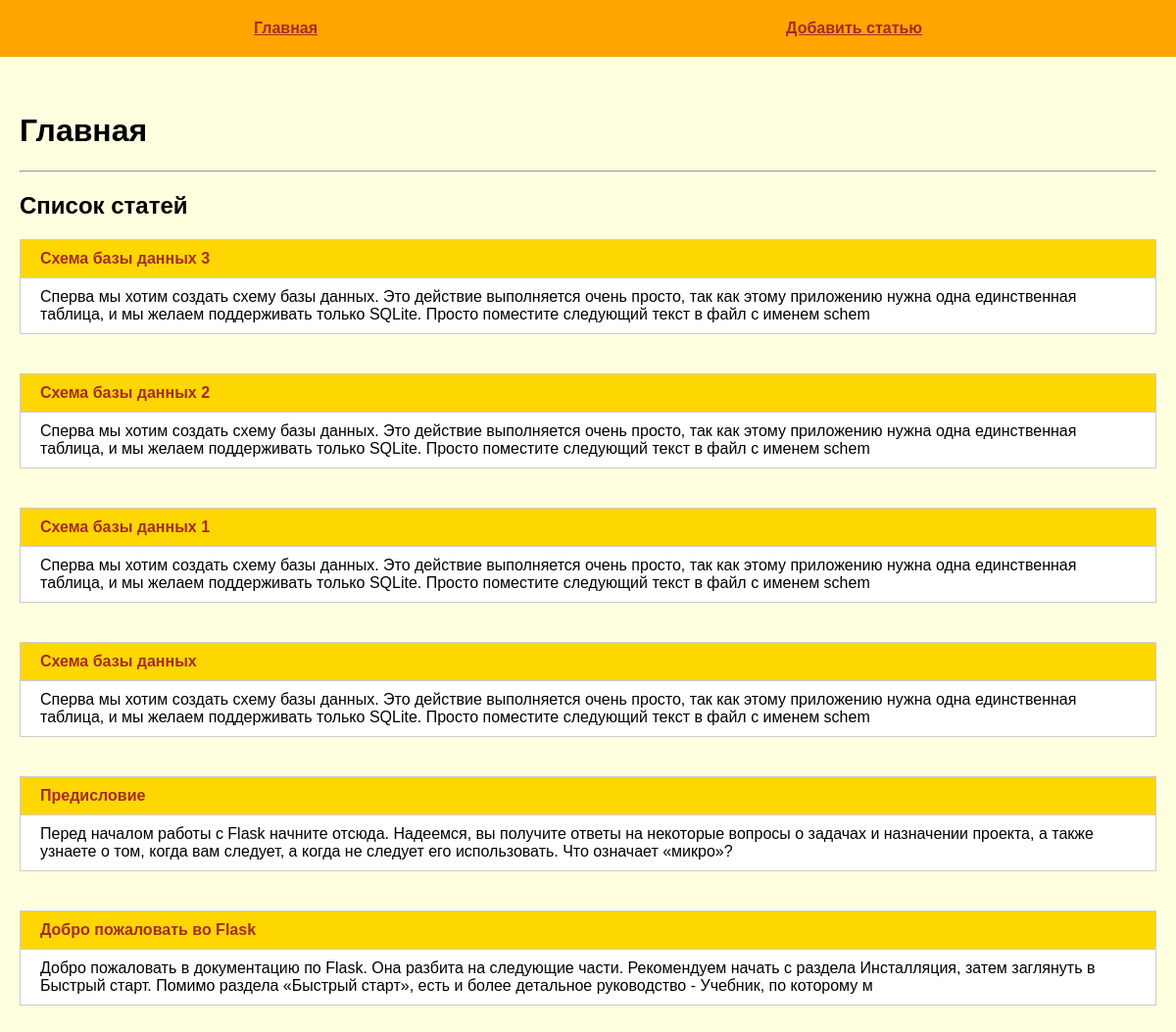
The page / on the database its author committed.
### tables this page shows
CREATE TABLE mainmenu(
    id INTEGER PRIMARY KEY AUTOINCREMENT,
    title TEXT NOT NULL,
    url TEXT NOT NULL
);

CREATE TABLE posts(
    id INTEGER PRIMARY KEY AUTOINCREMENT,
    title TEXT NOT NULL,
    text TEXT NOT NULL,
    url TEXT NOT NULL unique,
    time INTEGER NOT NULL
);

### flsite.py (the view)
@app.route("/")
def index():
    db = get_db()
    dbase = FDataBase(db)
    return render_template('index.html', title="Главная", menu=dbase.get_menu(), posts=dbase.get_posts_anonce())

### FDataBase.py (called while the page is built)
    def get_menu(self):
        sql = "SELECT * FROM mainmenu"
        try:
            self.__cur.execute(sql)
            res = self.__cur.fetchall()
            if res:
                return res
        except IOError:
            print("Ошибка чтения из БД")
        return []

    def get_posts_anonce(self):
        try:
            self.__cur.execute(f"SELECT id, title, text, url FROM posts ORDER BY time DESC")
            res = self.__cur.fetchall()
            if res:
                return res
        except sqlite3.Error as e:
            print("Ошибка получения статей из базы данных " + str(e))
        return []

### flsite.py (called while the page is built)
def connect_db():
    con = sqlite3.connect(app.config['DATABASE'])
    con.row_factory = sqlite3.Row
    return con

def get_db():
    if not hasattr(g, 'link_db'):
        g.link_db = connect_db()
    return g.link_db

### templates/index.html
{% extends 'base.html' %}
{% block content %}
{{ super() }}
<hr>
<h2>Список статей</h2>
<ul>
    {% for p in posts %}
    <li>
        <p class="title"><a href="{{ url_for('show_post', alias=p.url) }}">{{ p.title }}</a></p>
        <div class="annonce">{{ p.text[:240]|striptags }}</div>
    </li>
    {% endfor %}
</ul>
{% endblock %}

### templates/base.html (shortened to what this page needs)
<!DOCTYPE html>
<html lang="en">
<head>
    <link rel="stylesheet" href="{{ url_for('static', filename='css/style.css') }}">
</head>
<body>
{% block content %}
    {% block mainmenu %}
        <ul class="menu">
            {% for m in menu %}
            <li><a href="{{ m.url }}">{{ m.title }}</a></li>
            {% endfor %}
        </ul>
    {% endblock %}
<div class="content">
    {% if title %}
    <h1>{{ title }}</h1>
    {% else %}
    <h1>Про Flask</h1>
    {% endif %}
{% endblock %}
</div>
</body>
</html>

### static/css/style.css (style rules this page uses)
body { background: lightyellow; margin: 0; padding: 0; font-family: Verdana, Geneva, Tahoma, sans-serif; }
.menu { display: flex; justify-content: space-around; list-style: none; background: orange; padding: 20px; margin-top: 0; }
.content { max-width: 1200px; margin: 0 auto; padding: 20px; box-sizing: border-box; }
.menu a { font-weight: bold; color: brown; }
ul { list-style: none; padding: 0; }
p>a { text-decoration: none; padding: 0; }
li>div { padding: 10px 20px; }
li>p, li div { border: 1px solid #CCC; }
p.title { margin: 0; font-weight: bold; background: gold; }
p.title a { display: block; padding: 10px 20px; color: brown; }
.annonce { margin-top: -1px; margin-bottom: 40px; background: #FFF; }

### rows shown on the page
mainmenu: title "Главная"
mainmenu: title "Добавить статью"
posts: title "Схема базы данных 3", text "Сперва мы хотим создать схему базы данных. Это действие выполняется очень просто, так как этому приложению нужна одна единственная таблица, и мы желаем поддерживать только SQLite. Просто поместите следующий текст в файл с именем schem"
posts: title "Схема базы данных 2", text "Сперва мы хотим создать схему базы данных. Это действие выполняется очень просто, так как этому приложению нужна одна единственная таблица, и мы желаем поддерживать только SQLite. Просто поместите следующий текст в файл с именем schem"
posts: title "Схема базы данных 1", text "Сперва мы хотим создать схему базы данных. Это действие выполняется очень просто, так как этому приложению нужна одна единственная таблица, и мы желаем поддерживать только SQLite. Просто поместите следующий текст в файл с именем schem"
posts: title "Схема базы данных", text "Сперва мы хотим создать схему базы данных. Это действие выполняется очень просто, так как этому приложению нужна одна единственная таблица, и мы желаем поддерживать только SQLite. Просто поместите следующий текст в файл с именем schem"
posts: title "Предисловие", text "Перед началом работы с Flask начните отсюда. Надеемся, вы получите ответы на некоторые вопросы о задачах и назначении проекта, а также узнаете о том, когда вам следует, а когда не следует его использовать. Что означает «микро»?"
posts: title "Добро пожаловать во Flask", text "Добро пожаловать в документацию по Flask. Она разбита на следующие части. Рекомендуем начать с раздела Инсталляция, затем заглянуть в Быстрый старт. Помимо раздела «Быстрый старт», есть и более детальное руководство - Учебник, по которому м"
